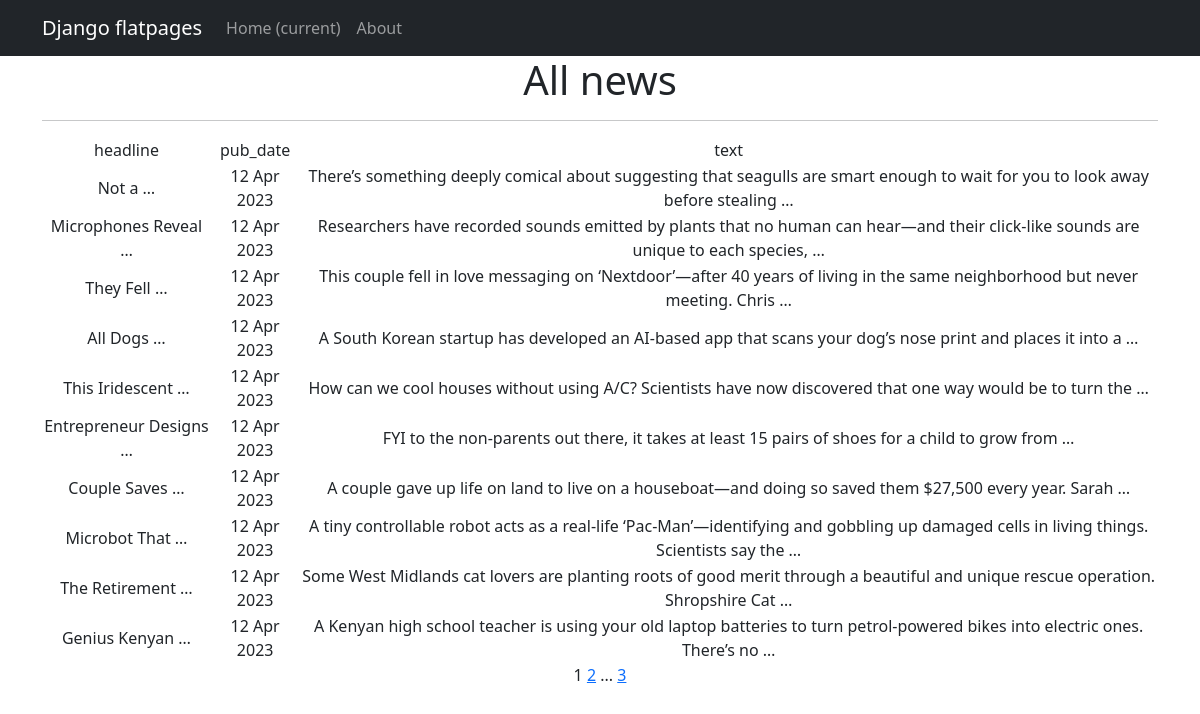
Page /news/ on the committed database.
### NewsPortal/models.py (models this page shows, shortened)
class Post(models.Model):
    post = 'Post'
    news = 'News'
    POST_OR_NEWS = [
        (post, 'Post'),
        (news, 'News')
    ]
    author = models.ForeignKey(Author, on_delete=models.CASCADE)
    post_or_news = models.CharField(max_length=4, choices=POST_OR_NEWS, default=post)
    pub_date = models.DateTimeField(auto_now_add=True)
    category = models.ManyToManyField('Category', through='PostCategory')
    headline = models.CharField(max_length=255, blank=False)
    text = models.TextField(blank=False)
    rating = models.FloatField(default=0.0)

### NewsPortal/views.py (the view)
# urls.py: path('', PostsList.as_view(), name='news_list'),
class PostsList(ListView):
    model = Post
    ordering = '-pub_date'
    template_name = 'news_list.html'
    context_object_name = 'posts'
    paginate_by = 10

### NewsPortal/templatetags/custom_filters.py (called while the page is built)
def substring(user_word):
    for swear_word in SWEAR_WORDS:
        if swear_word in user_word.lower():
            return True
    else:
        return False

@register.filter()
def censor(value):
    values_list = value.split(' ')
    new_word_list = []
    for word in values_list:
        if substring(word):
            if punc(word):
                new_word = word[0] + ((len(word) - 2) * '*') + word[-1]
                new_word_list.append(new_word)
            else:
                new_word = word[0] + ((len(word) - 1) * '*')
                new_word_list.append(new_word)
        else:
            new_word_list.append(word)
    new_value = ' '.join(new_word_list)
    return new_value

### NewsPortal/templatetags/custom_tags.py (called while the page is built)
@register.simple_tag(takes_context=True)
def url_replace(context, **kwargs):
    d = context['request'].GET.copy()
    for k, v in kwargs.items():
        d[k] = v
    return d.urlencode()

### templates/news_list.html (shortened to what this page needs)
{% extends 'flatpages/default.html' %}
{% load custom_filters %}
{% load custom_tags %}
{% block content %}
    <h1>All news</h1>
    <hr>
    {% if posts %}
        <table>
            <tr>
                <td>headline</td>
                <td>pub_date</td>
                <td>text</td>
            </tr>
            {% for post in posts %}
            <tr>
                <td>{{ post.headline|truncatewords:2|censor }}</td>
                <td>{{ post.pub_date|date:'d M Y' }}</td>
                <td>{{ post.text|truncatewords:20|censor }}</td>
            </tr>
            {% endfor %}
        </table>
    {% else %}
        <h2>No posts here yet</h2>
    {% endif %}
    {{ page_obj.number }}
    {% if page_obj.has_next %}
        <a href="?{% url_replace page=page_obj.next_page_number %}">{{ page_obj.next_page_number }}</a>
        {% if paginator.num_pages != page_obj.next_page_number %}
            ...
            <a href="?{% url_replace page=page_obj.paginator.num_pages %}">{{ page_obj.paginator.num_pages }}</a>
        {% endif %}
    {% endif %}
{% endblock content %}

### templates/flatpages/default.html (shortened to what this page needs)
<!DOCTYPE html>
<html lang="en">
    <head>
        {% load static %}
        <link href="{% static 'css/styles.css' %}" rel="stylesheet" />
    </head>
    <body>
        <nav class="navbar navbar-expand-lg navbar-dark bg-dark static-top">
            <div class="container">
                <a class="navbar-brand" href="#">Django flatpages</a>
                <div class="collapse navbar-collapse" id="navbarResponsive">
                    <ul class="navbar-nav ml-auto">
                        <li class="nav-item active">
                            <a class="nav-link" href="#">Home
                                <span class="sr-only">(current)</span>
                            </a>
                        </li>
                        <li class="nav-item">
                            <a class="nav-link" href="/news/">About</a>
                        </li>
                    </ul>
                </div>
            </div>
        </nav>
        <div class="container">
            <div class="row">
                <div class="col-lg-12 text-center">
                    {% block content %}{% endblock content %}
                </div>
            </div>
        </div>
    </body>
</html>

### rows in the picture
Post: headline|censor "Not a …", pub_date "12 Apr 2023", text|censor "There’s something deeply comical about suggesting that seagulls are smart enough to wait for you to look away before stealing …"
Post: headline|censor "Microphones Reveal …", pub_date "12 Apr 2023", text|censor "Researchers have recorded sounds emitted by plants that no human can hear—and their click-like sounds are unique to each species, …"
Post: headline|censor "They Fell …", pub_date "12 Apr 2023", text|censor "This couple fell in love messaging on ‘Nextdoor’—after 40 years of living in the same neighborhood but never meeting. Chris …"
Post: headline|censor "All Dogs …", pub_date "12 Apr 2023", text|censor "A South Korean startup has developed an AI-based app that scans your dog’s nose print and places it into a …"
Post: headline|censor "This Iridescent …", pub_date "12 Apr 2023", text|censor "How can we cool houses without using A/C? Scientists have now discovered that one way would be to turn the …"
Post: headline|censor "Entrepreneur Designs …", pub_date "12 Apr 2023", text|censor "FYI to the non-parents out there, it takes at least 15 pairs of shoes for a child to grow from …"
Post: headline|censor "Couple Saves …", pub_date "12 Apr 2023", text|censor "A couple gave up life on land to live on a houseboat—and doing so saved them $27,500 every year. Sarah …"
Post: headline|censor "Microbot That …", pub_date "12 Apr 2023", text|censor "A tiny controllable robot acts as a real-life ‘Pac-Man’—identifying and gobbling up damaged cells in living things. Scientists say the …"
Post: headline|censor "The Retirement …", pub_date "12 Apr 2023", text|censor "Some West Midlands cat lovers are planting roots of good merit through a beautiful and unique rescue operation. Shropshire Cat …"
Post: headline|censor "Genius Kenyan …", pub_date "12 Apr 2023", text|censor "A Kenyan high school teacher is using your old laptop batteries to turn petrol-powered bikes into electric ones. There’s no …"

### other values in the picture
{{ page_obj.number }} "1"
{{ page_obj.next_page_number }} "2"
{{ page_obj.paginator.num_pages }} "3"
